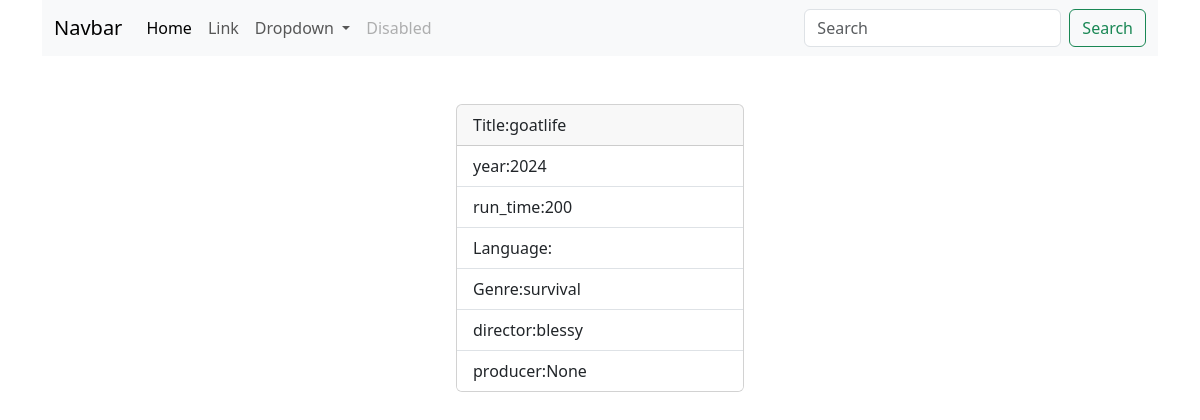
/movies/1/, run on the app's committed database.
### myapp/models.py (models this page shows, shortened)
class Movie(models.Model):
    title=models.CharField(max_length=200)
    year=models.CharField(max_length=200)
    director=models.CharField(max_length=200)
    run_time=models.PositiveIntegerField()
    language=models.CharField(max_length=200)
    genre=models.CharField(max_length=200)
    producer=models.CharField(max_length=200,null=True)

### myapp/views.py (the view)
# urls.py: path('movies/<int:pk>/',views.MovieDetailView.as_view(),name="movie-details"),
class MovieDetailView(View):
    def get(self,request,*args, **kwargs):
        id=kwargs.get('pk')
        qs=Movie.objects.get(id=id)
        return render(request,'movie_detail.html',{"data":qs})

### myapp/templates/movie_detail.html (shortened to what this page needs)
{%extends 'base.html'%}
{%block main_block%}
<div class="container mt-5 d-flex justify-content-center">
    <div class="card" style="width: 18rem;">
        <div class="card-header">
            Title:{{data.title}}
        </div>
        <ul class="list-group list-group-flush">
            <li class="list-group-item">year:{{data.year}}</li>
            <li class="list-group-item">run_time:{{data.run_time}}</li>
            <li class="list-group-item">Language:{{data.Language}}</li>
            <li class="list-group-item">Genre:{{data.genre}}</li>
            <li class="list-group-item">director:{{data.director}}</li>
            <li class="list-group-item">producer:{{data.producer}}</li>
        </ul>
    </div>
</div>
{%endblock%}

### data on the page
Movie: title "goatlife", year "2024", run_time "200", genre "survival", director "blessy", producer "None"
